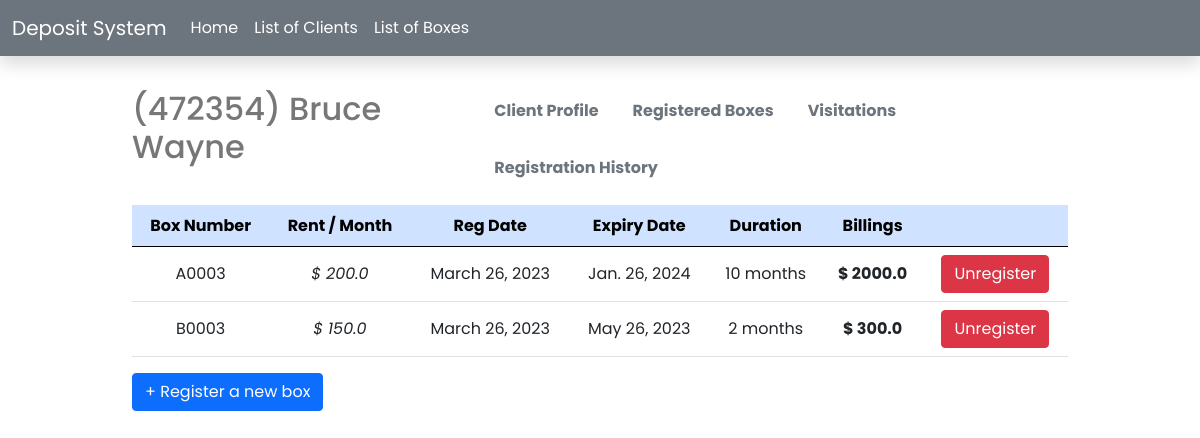
The page /clients/628b7fda-60e8-4641-9321-76d1278d684c/client-dashboard/ on the database as committed earlier.
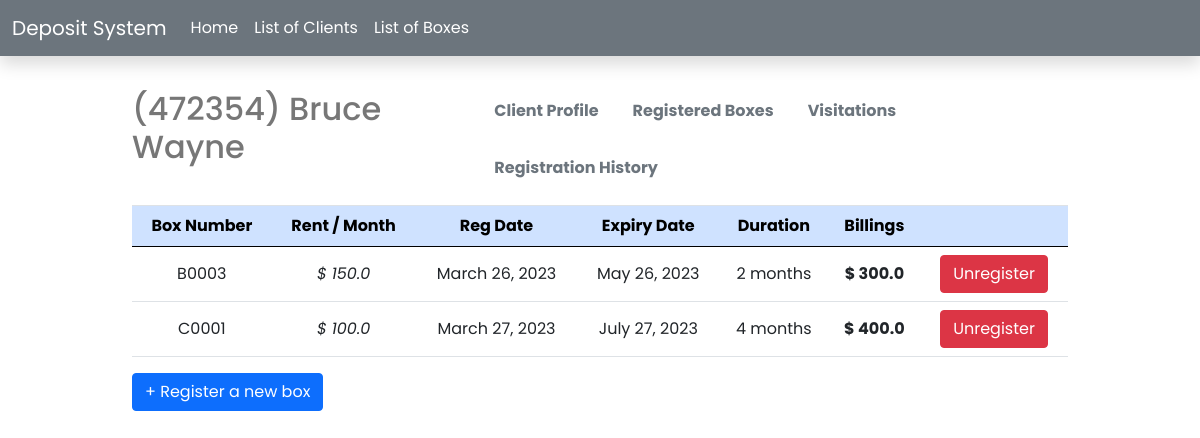
The same page on the database as committed later.
### main/models.py (models this page shows, shortened)
class Client(models.Model):
    id = models.UUIDField(primary_key=True, default=uuid.uuid4, editable=False)
    pic_url = models.TextField()
    client_id = models.CharField(max_length=255)
    name = models.CharField(max_length=255)
    address = models.TextField()
    email = models.EmailField()
    phone = models.CharField(max_length=20)
    hair_color = models.CharField(max_length=255)
    eye_color = models.CharField(max_length=255)
    height = models.CharField(max_length=255)
    weight = models.CharField(max_length=255)
    firm_name = models.CharField(max_length=255)
    firm_location = models.CharField(max_length=255)
    birthdate = models.DateField()

class Transaction(models.Model):
    id = models.UUIDField(primary_key=True, default=uuid.uuid4, editable=False)
    client = models.ForeignKey(Client, on_delete=models.CASCADE)
    box = models.ForeignKey(Box, on_delete=models.CASCADE)
    registration_date = models.DateField()
    rental_duration = models.IntegerField()
    billing_amount = models.FloatField()
    islast = models.BooleanField()

class Box(models.Model):
    id = models.UUIDField(primary_key=True, default=uuid.uuid4, editable=False)
    box_number = models.CharField(max_length=255)
    size = models.CharField(max_length=20)
    available = models.BooleanField()
    def __str__(self):
        return self.box_number

### main/views.py (the view, shortened to what this page needs)
# urls.py: path('clients/<str:pk>/client-dashboard/', views.show_client_dashboard, name='client-dashboard'),
def show_client_dashboard(request, pk):
    client = Client.objects.get(id=pk)
    trans = client.transaction_set.all().order_by('box__box_number')
    box_rents = []
    expiry_dates = []
    transactions = []
    for t in trans:
        if t.box.available == False and t.islast == True:
            box = Box.objects.get(pk = t.box_id)
            if (box.size == 'lg'):
                billing = 200.00
            elif (box.size == 'md'):
                billing = 150.00
            else:
                billing = 100.00
            transactions.append(t)
            box_rents.append(billing)
            expiry_dates.append(t.registration_date + relativedelta(months=t.rental_duration))
    context = {'client': client, 'transactions': transactions, 'boxes': zip(transactions, box_rents, expiry_dates)}
    return render(request, 'clients/client-dashboard.html', context)

### templates/clients/client-dashboard.html (shortened to what this page needs)
{% extends 'home.html' %}
{% block content %}
{% include 'client-tabs.html' %}
<div class="reg-boxes">
    <table class='table text-center align-middle'>
        <thead>
            <tr class="table-primary">
                <th scope='col'>Box Number</th>
                <th scope='col'>Rent / Month</th>
                <th scope='col'>Reg Date</th>
                <th scope='col'>Expiry Date</th>
                <th scope='col'>Duration</th>
                <th scope='col'>Billings</th>
                <th scope='col'></th>
            </tr>
        </thead>
        <tbody>
            {% for t, box_rent, expiry_date in boxes %}
            <tr>
                <td scope='col'> {{t.box}} </td>
                <td scope='col'><i> $ {{box_rent}} </i></td>
                <td scope='col'> {{t.registration_date}} </td>
                <td scope='col'> {{expiry_date}} </td>
                <td scope='col'> {{t.rental_duration}} months </td>
                <td scope='col'><b>$ {{t.billing_amount}} </b></td>
                <td scope='col'>
                    <form method="POST" action="">
                        <button type="submit" class="btn btn-danger"> Unregister </button>
                    </form>
                </td>
            </tr>
            {% endfor %}
        </tbody>
    </table>
    <a href="{% url 'register-box' client.id  %}" class="btn btn-primary"> + Register a new box </a>
</div>
{% endblock %}

### templates/home.html (shortened to what this page needs)
<!DOCTYPE html>
<html lang="en">
<head>
  <link href="https://cdn.jsdelivr.net/npm/bootstrap@5.0.2/dist/css/bootstrap.min.css" rel="stylesheet" />
  <link rel="stylesheet" href="https://cdnjs.cloudflare.com/ajax/libs/font-awesome/6.3.0/css/all.min.css" />
</head>
<body>
{% include 'navbar.html' %}
  <div class="container">
  {% block content %}
  {% endblock %}
  </div>
</body>
</html>

### templates/navbar.html (shortened to what this page needs)
{% block content %}
<nav class="navbar navbar-expand-lg fixed-top navbar-dark bg-secondary shadow">
    <div class="container-fluid">
        <a class="navbar-brand" href="#">Deposit System</a>
        <div class="collapse navbar-collapse" id="navbarNav">
        <ul class="navbar-nav">
            <li class="nav-item">
            <a class="nav-link active" href="{% url 'home' %}">Home</a>
            </li>
            <li class="nav-item">
            <a class="nav-link active" href="{% url 'clients' %}">List of Clients</a>
            </li>
            <li class="nav-item">
            <a class="nav-link active" href="{% url 'boxes' %}">List of Boxes</a>
            </li>
        </ul>
        </div>
    </div>
</nav>
{% endblock %}

### templates/client-tabs.html (shortened to what this page needs)
{% block content %}
<div class="tabs nav-tabs">
    <div class="del">
        <h2 class="client-name"> ({{client.client_id}}) {{client.name}} </h2>
    </div>
    <ul class="nav">
        <li class="nav-item">
            <a id="reg-boxes" class="nav-link text-secondary" href='{% url "client-profile" client.id %}'><b> Client Profile </b></a>
        </li>
        <li class="nav-item">
            <a id="reg-boxes" class="nav-link text-secondary" href='{% url "client-dashboard" client.id %}'><b> Registered Boxes </b></a>
        </li>
        <li class="nav-item">
            <a id="reg-boxes" class="nav-link text-secondary" href='{% url "visitations" client.id %}'><b> Visitations </b></a>
        </li>
        <li class="nav-item">
            <a id="reg-histo" class="nav-link text-secondary" href="{% url 'remove-box' client.id  %}"><b> Registration History </b></a>
        </li>
    </ul>
</div>
{% endblock %}

### templates/navbar.html (style rules this page uses)
nav { position: fixed; top: 0; right: 0; }

### templates/client-tabs.html (style rules this page uses)
.tabs { width: 100%; display: flex; flex-direction: row; justify-content: space-between; }
.del { display: flex; flex-direction: column; justify-content: space-between; margin-bottom: 30px; }

### templates/clients/client-dashboard.html (style rules this page uses)
.reg-boxes { width: 100%; }

### templates/home.html (style rules this page uses)
* { font-family: 'Poppins', sans-serif; }
body { display: flex; flex-direction: column; justify-content: center; align-items: center; }
nav { width: 100%; position: fixed; top: 0; }
.container { width: 80%; margin-top: 90px; }
h2 { color: #777; }
a { text-decoration: none; }

Rows that differ between the two databases and show on the page:
no longer on this page (row unchanged): Transaction: box "A0003", box_rent "200.0", registration_date "March 26, 2023", expiry_date "Jan. 26, 2024", rental_duration "10", billing_amount "2000.0"
added Transaction: box "C0001", box_rent "100.0", registration_date "March 27, 2023", expiry_date "July 27, 2023", rental_duration "4", billing_amount "400.0"
